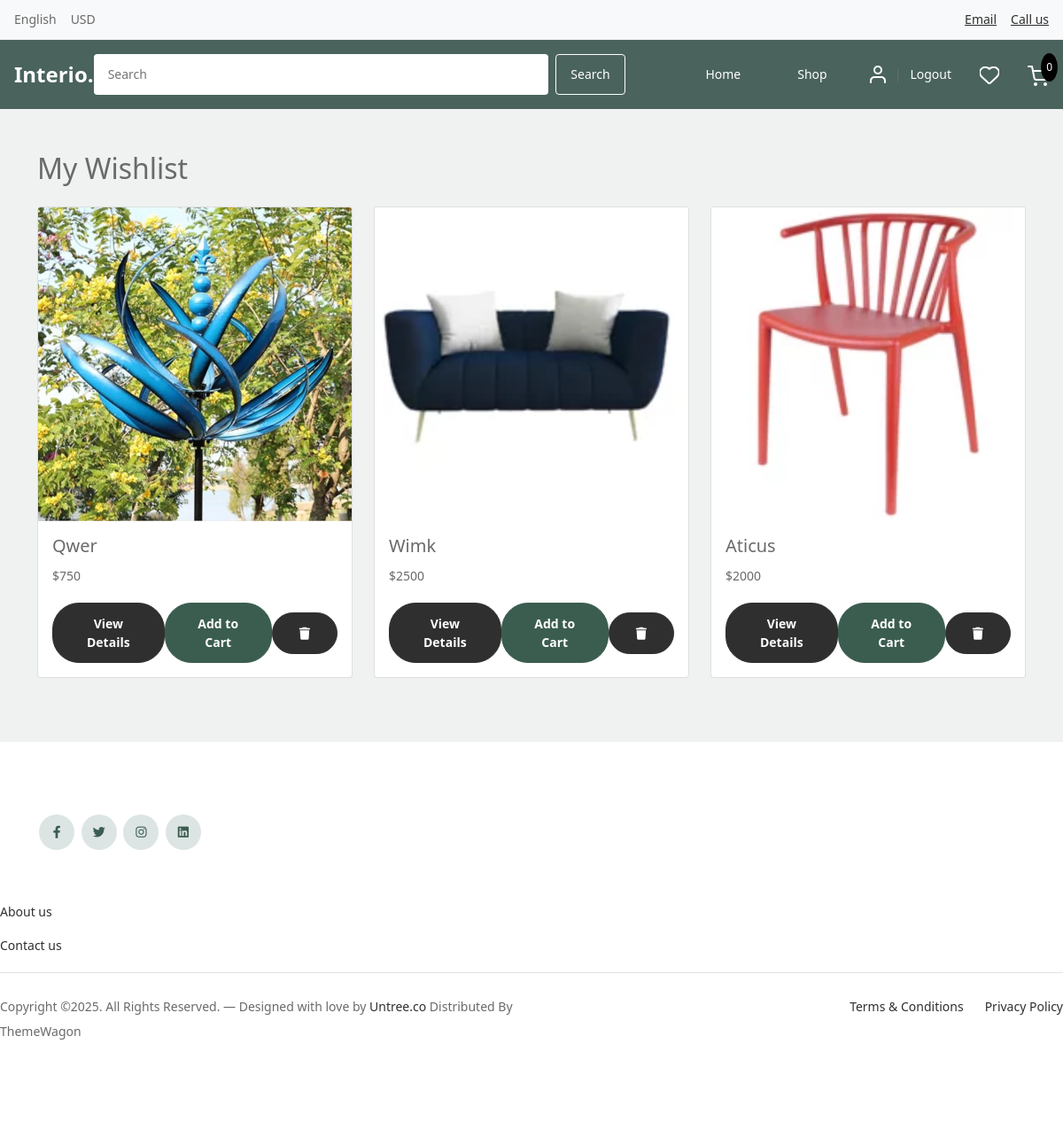
/store/wishlist/ (signed in), run on the app's committed database.
### store/models.py (models this page shows, shortened)
class Wishlist(models.Model):
    user = models.ForeignKey(settings.AUTH_USER_MODEL, on_delete=models.CASCADE)
    product = models.ForeignKey(Product, on_delete=models.CASCADE)
    added_date = models.DateTimeField(auto_now_add=True)
    class Meta:
        unique_together = ('user', 'product')

class Product(models.Model):
    product_name = models.CharField(max_length=100, unique=True)
    slug = models.SlugField(max_length=100, unique=True)
    description = models.TextField(max_length=500, blank=True)
    specifications = models.TextField(max_length=500, blank=True)
    price = models.IntegerField()
    stock = models.IntegerField()
    is_available = models.BooleanField(default=True)
    category = models.ForeignKey('category.Category', on_delete=models.CASCADE)
    created_date = models.DateTimeField(auto_now_add=True)
    modified_date = models.DateTimeField(auto_now=True)
    is_deleted = models.BooleanField(default=False)
    deleted_at = models.DateTimeField(null=True, blank=True)
    def get_url(self):
        try:
            if not self.slug:
                self.slug = slugify(self.product_name)
                self.save()
            if not self.category.slug:
                self.category.slug = slugify(self.category.category_name)
                self.category.save()
            return reverse('product_detail', args=[self.category.slug, self.slug])
        except:
            return '#'
    class Meta:
        ordering = ['-created_date']
        indexes = [
            models.Index(fields=['is_deleted']),
            models.Index(fields=['is_available']),
        ]

class ProductImage(models.Model):
    product = models.ForeignKey(Product, on_delete=models.CASCADE, related_name="images")
    image = models.ImageField(upload_to='products', blank=True, null=True)
    class Meta:
        ordering = ['id']

### store/views.py (the view)
# urls.py: path('wishlist/', views.wishlist, name='wishlist'),
@login_required
def wishlist(request):
    wishlist_items = Wishlist.objects.filter(user=request.user).select_related('product')
    context = {
        'wishlist_items': wishlist_items,
    }
    return render(request, 'store/wishlist.html', context)

### carts/context_processors.py (called while the page is built)
def counter(request):
    cart_count = 0
    if 'admin' in request.path:
        return {}
    else:
        try:
            cart = Cart.objects.get(cart_id=_cart_id(request))
            cart_items = CartItem.objects.filter(cart=cart, is_active=True)
            for cart_item in cart_items:
                cart_count += cart_item.quantity
        except Cart.DoesNotExist:
            cart_count = 0
    return dict(cart_count=cart_count)

### carts/views.py (called while the page is built)
def _cart_id(request):
    cart = request.session.session_key
    if not cart:
        cart = request.session.create()
    return cart

### category/context_processors.py (called while the page is built)
def menu_links(request):
    links = Category.objects.all()
    return dict(links=links)

### templates/store/wishlist.html (shortened to what this page needs)
{% extends 'base.html' %}
{% load static %}
{% block content %}
<div class="container my-5">
    <h2 class="mb-4">My Wishlist</h2>
    {% if wishlist_items %}
        <div class="row">
            {% for item in wishlist_items %}
                <div class="col-md-4 mb-4">
                    <div class="card h-100">
                        <a href="{{ item.product.get_url }}">
                            {% if item.product.images.first %}
                                <img src="{{ item.product.images.first.image.url }}" class="card-img-top" alt="{{ item.product.product_name }}">
                            {% endif %}
                        </a>
                        <div class="card-body">
                            <h5 class="card-title">{{ item.product.product_name }}</h5>
                            <p class="card-text">${{ item.product.price }}</p>
                            <div class="d-flex justify-content-between align-items-center">
                                <div class="btn-group">
                                    <div>
                                        <a href="{{ item.product.get_url }}" class="btn btn-sm btn-outline-primary">View Details</a>
                                    </div>
                                    <div>
                                    <form action="{% url 'add_cart' item.product.id %}" method="POST" class="d-inline">
                                        <button type="submit" class="btn btn-sm btn-primary">Add to Cart</button>
                                    </form>
                                    </div>
                                </div>
                                <a href="{% url 'remove_from_wishlist' item.product.id %}" class="btn btn-danger btn-sm">
                                    <i class="fa fa-trash"></i>
                                </a>
                            </div>
                        </div>
                    </div>
                </div>
            {% endfor %}
        </div>
    {% endif %}
</div>
{% endblock %}

### static/css/style.css (style rules this page uses)
body { overflow-x: hidden; position: relative; }
body { font-family: "Inter", sans-serif; font-weight: 400; line-height: 28px; color: #6a6a6a; font-size: 14px; background-color: #eff2f1; }
a { text-decoration: none; -webkit-transition: .3s all ease; -o-transition: .3s all ease; transition: .3s all ease; color: #2f2f2f; text-decoration: underline; }
.btn { font-weight: 600; padding: 12px 30px; border-radius: 30px; color: #ffffff; background: #2f2f2f; border-color: #2f2f2f; }
.btn.btn-primary { background: #3b5d50; border-color: #3b5d50; }

### templates/includes/header.html (style rules this page uses)
* { margin: 0; padding: 0; box-sizing: border-box; font-family: system-ui, -apple-system, BlinkMacSystemFont, 'Segoe UI', sans-serif; }

### data on the page
Wishlist: product.images.first.image (picture), product.product_name "Qwer", product.price "750"
Wishlist: product.images.first.image (picture), product.product_name "Wimk", product.price "2500"
Wishlist: product.images.first.image (picture), product.product_name "Aticus", product.price "2000"

### other printed values
{{ cart_count }} "0"
